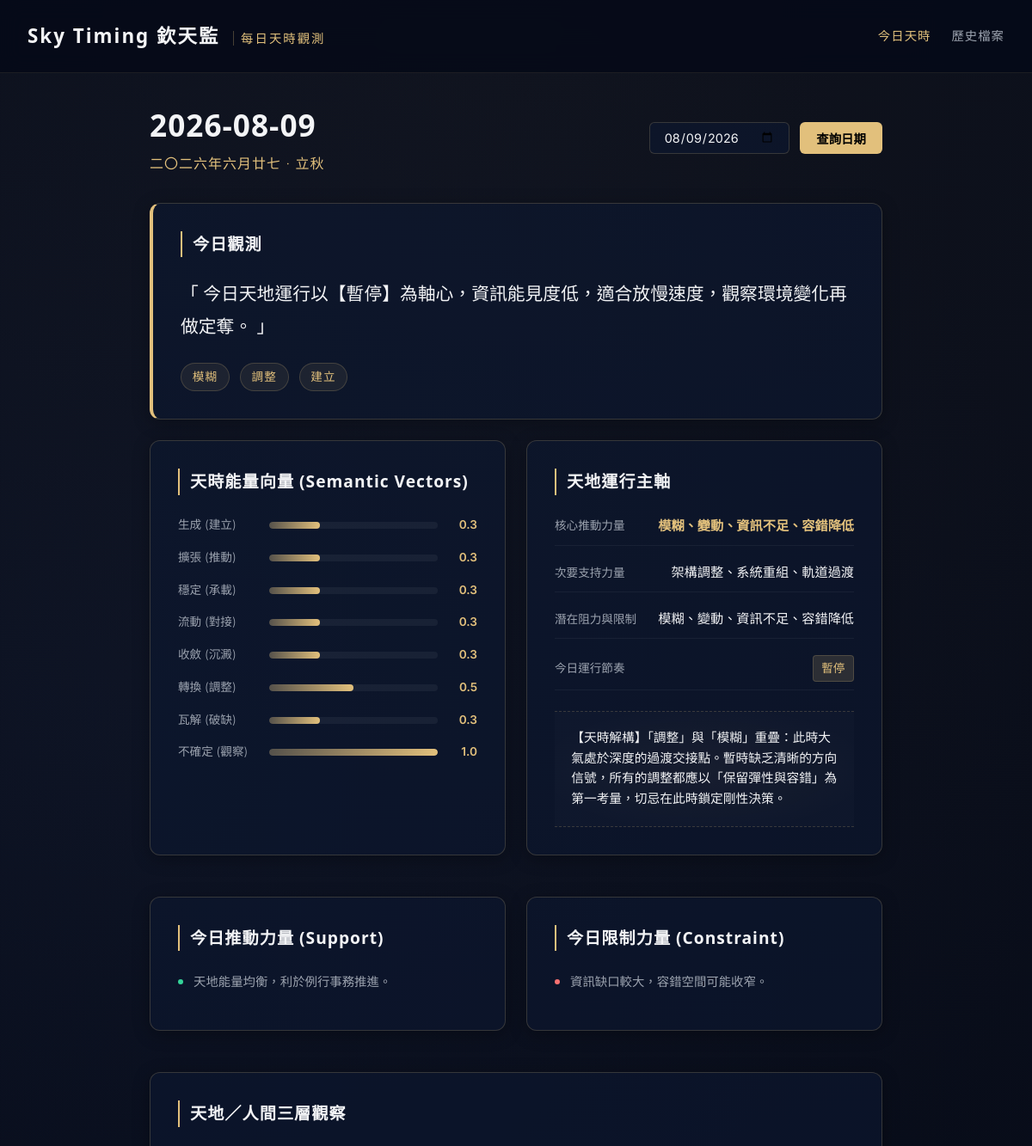
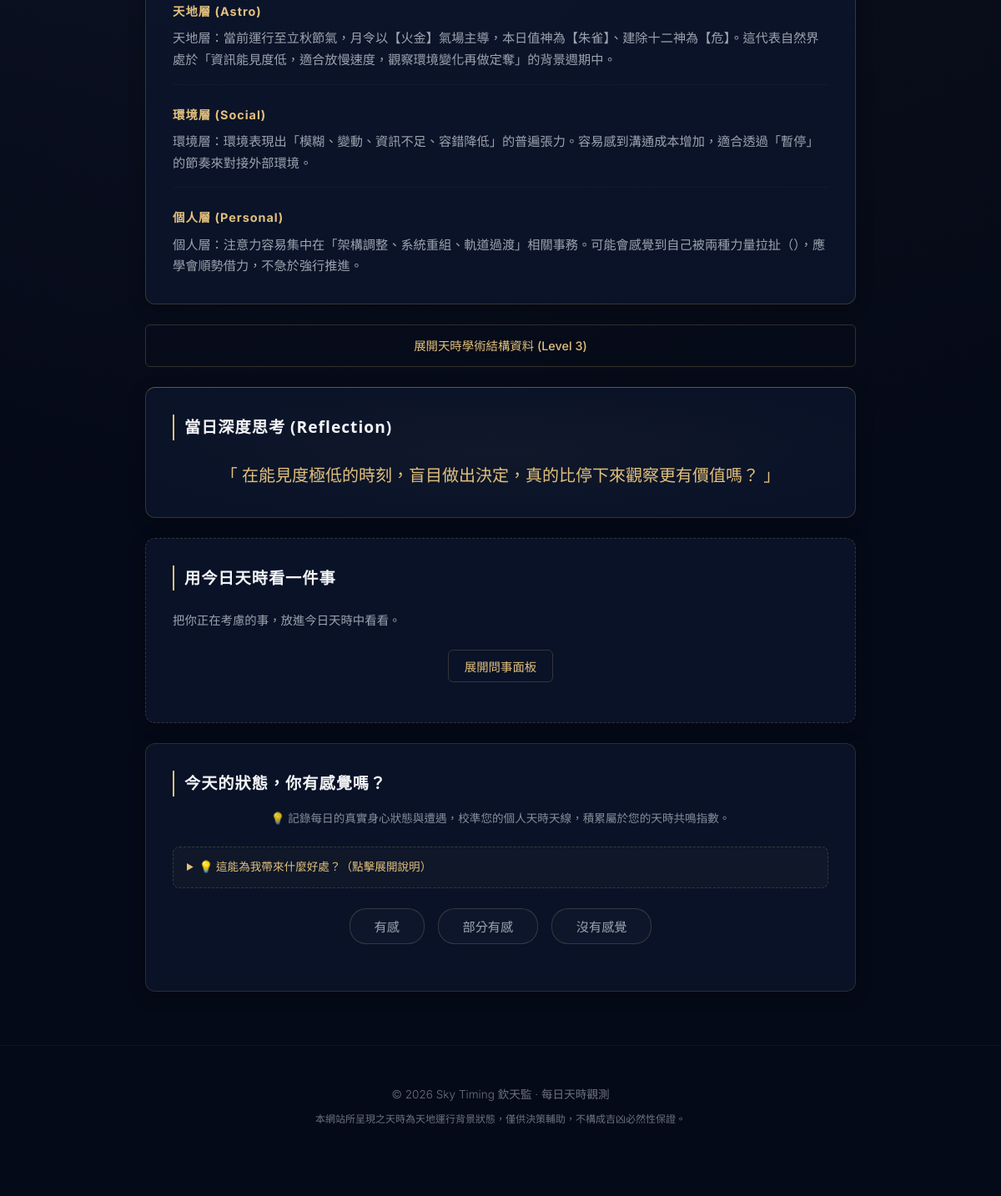
The page / on the database its author committed (2 pictures, top to bottom).
### tables this page shows
CREATE TABLE daily_states (
            id INTEGER PRIMARY KEY AUTOINCREMENT,
            date TEXT NOT NULL,
            timezone TEXT NOT NULL,
            city TEXT NOT NULL,
            raw_timing_data TEXT NOT NULL,
            semantic_vectors TEXT NOT NULL,
            primary_force TEXT NOT NULL,
            secondary_force TEXT NOT NULL,
            constraint_force TEXT NOT NULL,
            daily_rhythm TEXT NOT NULL,
            daily_summary TEXT NOT NULL,
            reflection_question TEXT NOT NULL,
            created_at TEXT NOT NULL,
            UNIQUE(date, timezone, city)
        );

### app.py (the view)
@app.get("/", response_class=HTMLResponse)
def read_today(request: Request):
    taipei_now = datetime.utcnow() + timedelta(hours=8)
    date_str = taipei_now.strftime("%Y-%m-%d")
    state = get_or_create_state(date_str)
    return templates.TemplateResponse(request=request, name="today.html", context={"request": request, "state": state})

### templates/today.html (shortened to what this page needs)
<!DOCTYPE html>
<html lang="zh-TW">
<head>
    <link rel="stylesheet" href="/static/style.css">
</head>
<body>
    <header class="app-header">
        <div class="logo">Sky Timing 欽天監 <span>每日天時觀測</span></div>
        <nav class="app-nav">
            <a href="/" class="active">今日天時</a>
            <a href="/archive">歷史檔案</a>
        </nav>
    </header>
    <main class="container">
        <section class="date-selector-section">
            <div class="current-date-info">
                <h1>{{ state.date }}</h1>
                <p class="lunar-calendar-text">{{ state.raw_timing_data.lunar_date }} · {{ state.raw_timing_data.solar_term }}</p>
            </div>
            <div class="selector-controls">
                <input type="date" id="dateQuery" value="{{ state.date }}">
                <button onclick="queryDate()" class="btn-gold">查詢日期</button>
            </div>
        </section>
        <section class="card one-liner-card">
            <h2>今日觀測</h2>
            <p class="one-liner-text">「 {{ state.content.one_liner }} 」</p>
            <div class="keywords-row">
                {% for kw in state.content.keywords %}
                <span class="keyword-tag">{{ kw }}</span>
                {% endfor %}
            </div>
        </section>
        <section class="grid-2">
            <div class="card">
                <h2>天時能量向量 (Semantic Vectors)</h2>
                <div class="vector-chart">
                    {% for name, val in state.formatted_vectors.items() %}
                    <div class="vector-bar-row">
                        <span class="vector-label">{{ name }}</span>
                        <div class="bar-container">
                            <div class="bar-fill" style="width: {{ val * 100 }}%"></div>
                        </div>
                        <span class="vector-value">{{ val }}</span>
                    </div>
                    {% endfor %}
                </div>
            </div>
            <div class="card">
                <h2>天地運行主軸</h2>
                <div class="forces-info">
                    <div class="force-item">
                        <span class="force-title">核心推動力量</span>
                        <span class="force-val gold-text">{{ state.primary_force }}</span>
                    </div>
                    <div class="force-item">
                        <span class="force-title">次要支持力量</span>
                        <span class="force-val">{{ state.secondary_force }}</span>
                    </div>
                    <div class="force-item">
                        <span class="force-title">潛在阻力與限制</span>
                        <span class="force-val">{{ state.constraint_force }}</span>
                    </div>
                    <div class="force-item">
                        <span class="force-title">今日運行節奏</span>
                        <span class="force-val rhythm-badge">{{ state.daily_rhythm }}</span>
                    </div>
                </div>
                {% if state.content.synthesis %}
                <div class="synthesis-block">
                    <p class="synthesis-text">{{ state.content.synthesis }}</p>
                </div>
                {% endif %}
            </div>
        </section>
        <section class="grid-2">
            <div class="card support-card">
                <h2>今日推動力量 (Support)</h2>
                <ul class="clean-list">
                    {% for p in state.content.support_points %}
                    <li><span class="dot-green"></span> {{ p }}</li>
                    {% endfor %}
                </ul>
            </div>
            <div class="card constraint-card">
                <h2>今日限制力量 (Constraint)</h2>
                <ul class="clean-list">
                    {% for p in state.content.risk_points %}
                    <li><span class="dot-red"></span> {{ p }}</li>
                    {% endfor %}
                </ul>
            </div>
        </section>
        <section class="card">
            <h2>天地／人間三層觀察</h2>
            <div class="observation-tiers">
                <div class="tier-block">
                    <h3>天地層 (Astro)</h3>
                    <p>{{ state.content.tian_obs }}</p>
                </div>
                <div class="tier-block">
                    <h3>環境層 (Social)</h3>
                    <p>{{ state.content.group_obs }}</p>
                </div>
                <div class="tier-block">
                    <h3>個人層 (Personal)</h3>
                    <p>{{ state.content.person_obs }}</p>
                </div>
            </div>
        </section>
        <details class="astro-details-fold">
            <summary class="btn-outline fold-summary">展開天時學術結構資料 (Level 3)</summary>
        </details>
        <section class="card question-card">
            <h2>當日深度思考 (Reflection)</h2>
            <p class="question-text">「 {{ state.reflection_question }} 」</p>
        </section>
        <section class="card ask-section">
            <h2>用今日天時看一件事</h2>
            <p class="section-desc">把你正在考慮的事，放進今日天時中看看。</p>
            <div class="ask-trigger-container">
                <button onclick="toggleAskForm()" class="btn-outline">展開問事面板</button>
            </div>
        </section>
        <section class="card feedback-section">
            <h2>今天的狀態，你有感覺嗎？</h2>
            <p class="feedback-subtitle">💡 記錄每日的真實身心狀態與遭遇，校準您的個人天時天線，積累屬於您的天時共鳴指數。</p>
            <details class="feedback-guide">
                <summary>💡 這能為我帶來什麼好處？（點擊展開說明）</summary>
            </details>
            <div class="feedback-buttons">
                <button type="button" class="btn-feedback" id="btn-resonant" onclick="selectReaction('resonant')">有感</button>
                <button type="button" class="btn-feedback" id="btn-partial" onclick="selectReaction('partial')">部分有感</button>
                <button type="button" class="btn-feedback" id="btn-not_resonant" onclick="selectReaction('not_resonant')">沒有感覺</button>
            </div>
        </section>
    </main>
    <footer class="app-footer">
        <p>© 2026 Sky Timing 欽天監 · 每日天時觀測</p>
        <p class="footer-notice">本網站所呈現之天時為天地運行背景狀態，僅供決策輔助，不構成吉凶必然性保證。</p>
    </footer>
</body>
</html>

### rows shown on the page
daily_states: date "2026-08-09", date "08/09/2026", primary_force "模糊、變動、資訊不足、容錯降低", secondary_force "架構調整、系統重組、軌道過渡", constraint_force "模糊、變動、資訊不足、容錯降低", daily_rhythm "暫停", reflection_question "在能見度極低的時刻，盲目做出決定，真的比停下來觀察更有價值嗎？"

### other values the page prints
{{ state.raw_timing_data.lunar_date }} "二〇二六年六月廿七"
{{ state.raw_timing_data.solar_term }} "立秋"
{{ state.content.one_liner }} "今日天地運行以【暫停】為軸心，資訊能見度低，適合放慢速度，觀察環境變化再做定奪。"
{{ kw }} "模糊" "調整" "建立"
{{ name }} "生成 (建立)" "擴張 (推動)" "穩定 (承載)" "流動 (對接)" "收斂 (沉澱)" "轉換 (調整)" "瓦解 (破缺)" "不確定 (觀察)"
{{ val }} "0.3" "0.3" "0.3" "0.3" "0.3" "0.5" "0.3" "1.0"
{{ state.content.synthesis }} "【天時解構】「調整」與「模糊」重疊：此時大氣處於深度的過渡交接點。暫時缺乏清晰的方向信號，所有的調整都應以「保留彈性與容錯」為第一考量，切忌在此時鎖定剛性決策。"
{{ p }} "天地能量均衡，利於例行事務推進。"
{{ p }} "資訊缺口較大，容錯空間可能收窄。"
{{ state.content.tian_obs }} "天地層：當前運行至立秋節氣，月令以【火金】氣場主導，本日值神為【朱雀】、建除十二神為【危】。這代表自然界處於「資訊能見度低，適合放慢速度，觀察環境變化再做定奪」的背景週期中。"
{{ state.content.group_obs }} "環境層：環境表現出「模糊、變動、資訊不足、容錯降低」的普遍張力。容易感到溝通成本增加，適合透過「暫停」的節奏來對接外部環境。"
{{ state.content.person_obs }} "個人層：注意力容易集中在「架構調整、系統重組、軌道過渡」相關事務。可能會感覺到自己被兩種力量拉扯（），應學會順勢借力，不急於強行推進。"
